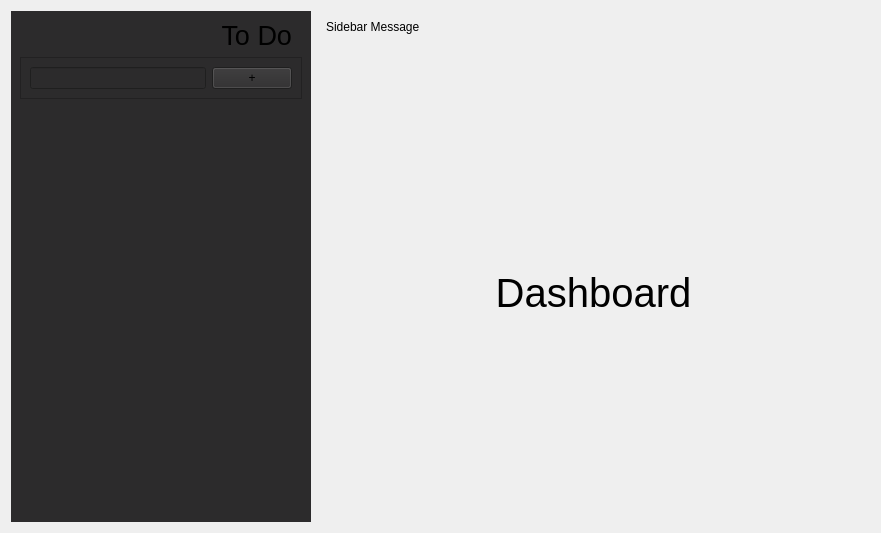
<?xml version="1.0" encoding="UTF-8"?>
<ui version="4.0">
 <class>Frame</class>
 <widget class="QFrame" name="Frame">
  <property name="geometry">
   <rect>
    <x>0</x>
    <y>0</y>
    <width>881</width>
    <height>533</height>
   </rect>
  </property>
  <property name="windowTitle">
   <string>Frame</string>
  </property>
  <layout class="QHBoxLayout" name="horizontalLayout">
   <item>
    <widget class="QFrame" name="upcomingSideBar">
     <property name="minimumSize">
      <size>
       <width>300</width>
       <height>0</height>
      </size>
     </property>
     <property name="maximumSize">
      <size>
       <width>300</width>
       <height>16777215</height>
      </size>
     </property>
     <property name="styleSheet">
      <string notr="true">background-color: rgb(44, 43, 44);</string>
     </property>
     <property name="frameShape">
      <enum>QFrame::NoFrame</enum>
     </property>
     <property name="frameShadow">
      <enum>QFrame::Plain</enum>
     </property>
     <layout class="QVBoxLayout" name="verticalLayout_2">
      <item>
       <layout class="QHBoxLayout" name="upcomingSidebarHeader">
        <property name="rightMargin">
         <number>10</number>
        </property>
        <item>
         <spacer name="horizontalSpacer_3">
          <property name="orientation">
           <enum>Qt::Horizontal</enum>
          </property>
          <property name="sizeHint" stdset="0">
           <size>
            <width>40</width>
            <height>20</height>
           </size>
          </property>
         </spacer>
        </item>
        <item>
         <widget class="QLabel" name="upcomingHeader">
          <property name="maximumSize">
           <size>
            <width>16777215</width>
            <height>35</height>
           </size>
          </property>
          <property name="font">
           <font>
            <pointsize>20</pointsize>
           </font>
          </property>
          <property name="text">
           <string>To Do</string>
          </property>
          <property name="alignment">
           <set>Qt::AlignRight|Qt::AlignTop|Qt::AlignTrailing</set>
          </property>
          <property name="margin">
           <number>5</number>
          </property>
         </widget>
        </item>
       </layout>
      </item>
      <item>
       <widget class="QFrame" name="frame">
        <property name="minimumSize">
         <size>
          <width>0</width>
          <height>0</height>
         </size>
        </property>
        <property name="frameShape">
         <enum>QFrame::StyledPanel</enum>
        </property>
        <property name="frameShadow">
         <enum>QFrame::Raised</enum>
        </property>
        <layout class="QHBoxLayout" name="horizontalLayout_4">
         <item>
          <widget class="QLineEdit" name="todoLineEdit"/>
         </item>
         <item>
          <widget class="QPushButton" name="addNewItem">
           <property name="text">
            <string>+</string>
           </property>
          </widget>
         </item>
        </layout>
       </widget>
      </item>
      <item>
       <widget class="QListWidget" name="upcomingList">
        <property name="frameShape">
         <enum>QFrame::NoFrame</enum>
        </property>
        <property name="frameShadow">
         <enum>QFrame::Plain</enum>
        </property>
        <property name="horizontalScrollBarPolicy">
         <enum>Qt::ScrollBarAlwaysOff</enum>
        </property>
        <property name="sizeAdjustPolicy">
         <enum>QAbstractScrollArea::AdjustIgnored</enum>
        </property>
        <property name="isWrapping" stdset="0">
         <bool>true</bool>
        </property>
        <property name="wordWrap">
         <bool>true</bool>
        </property>
        <property name="itemAlignment">
         <set>Qt::AlignLeading</set>
        </property>
       </widget>
      </item>
     </layout>
    </widget>
   </item>
   <item>
    <widget class="QFrame" name="frame_2">
     <property name="frameShape">
      <enum>QFrame::NoFrame</enum>
     </property>
     <property name="frameShadow">
      <enum>QFrame::Plain</enum>
     </property>
     <layout class="QVBoxLayout" name="verticalLayout">
      <item alignment="Qt::AlignTop">
       <widget class="QLabel" name="sidebarMessage">
        <property name="text">
         <string>Sidebar Message</string>
        </property>
       </widget>
      </item>
      <item alignment="Qt::AlignTop">
       <widget class="QLabel" name="label">
        <property name="font">
         <font>
          <pointsize>30</pointsize>
         </font>
        </property>
        <property name="text">
         <string>Dashboard</string>
        </property>
        <property name="alignment">
         <set>Qt::AlignCenter</set>
        </property>
       </widget>
      </item>
     </layout>
    </widget>
   </item>
  </layout>
 </widget>
 <resources/>
 <connections/>
</ui>
